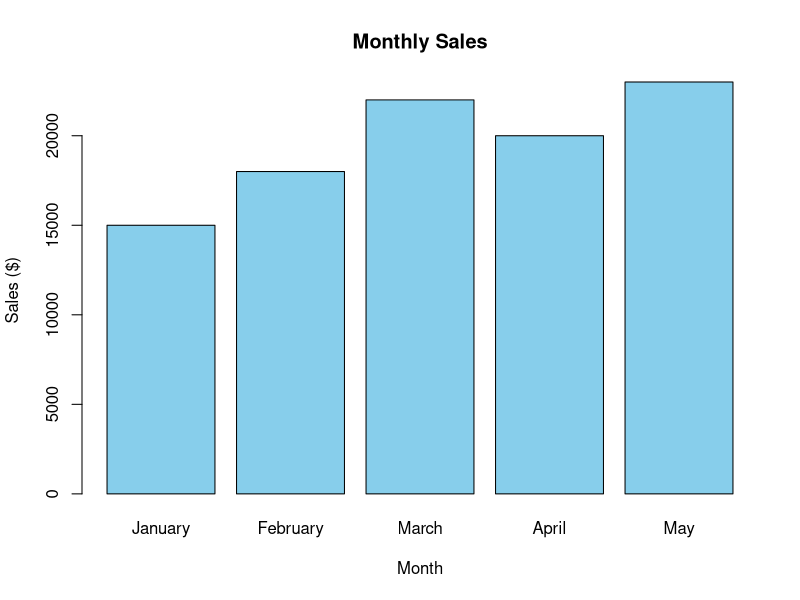

The R script that drew this image:
# Dataset
month <- c("January", "February", "March", "April", "May")
sales <- c(15000, 18000, 22000, 20000, 23000)

# Bar Chart
barplot(sales,
        names.arg = month,
        xlab = "Month",
        ylab = "Sales ($)",
        main = "Monthly Sales",
        col = "skyblue")
